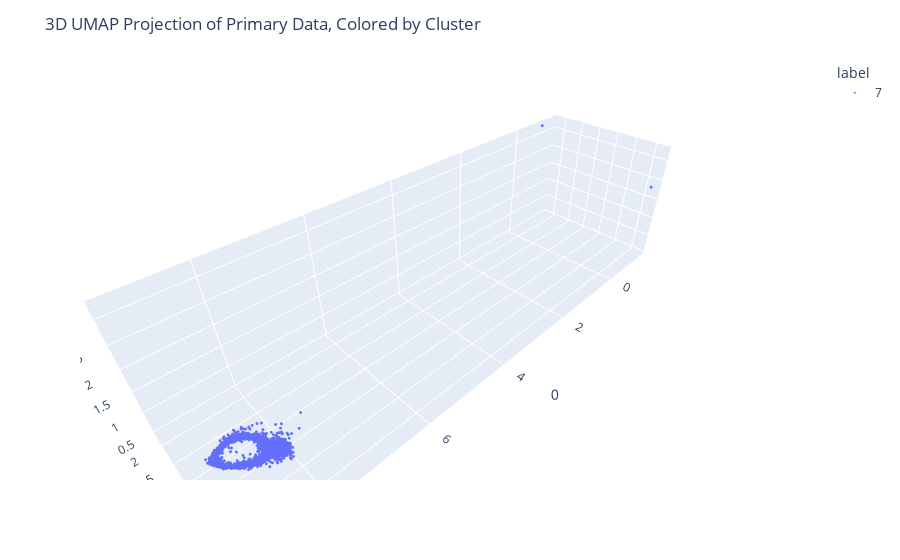

Notebook cell for this chart:
### Code cell
prim_umap = pd.read_csv('../data/processed/primary_reduction_neighbors_5000_components_3.csv')
prim_umap['label'] = primary['label'].apply(lambda x: str(x))

three_plot(prim_umap[prim_umap['label'] == '7'])

### Figure 1 — Plotly figure (JSON) as saved in the notebook; plotly's stock layout.template omitted (floating-point values rounded to 4 significant figures; data arrays with more than 128 entries replaced by an {"elided": "..."} marker saying what was removed)
{"data": [{"hovertemplate": "label=7<br>0=%{x}<br>1=%{y}<br>2=%{z}<extra></extra>", "legendgroup": "7", "marker": {"color": "#636efa", "size": 1, "symbol": "circle"}, "mode": "markers", "name": "7", "scene": "scene", "showlegend": true, "type": "scatter3d", "x": {"elided": "5821 float values"}, "y": {"elided": "5821 float values"}, "z": {"elided": "5821 float values"}}], "layout": {"legend": {"title": {"text": "label"}, "tracegroupgap": 0}, "margin": {"t": 60}, "scene": {"domain": {"x": [0, 1], "y": [0, 1]}, "xaxis": {"title": {"text": "0"}}, "yaxis": {"title": {"text": "1"}}, "zaxis": {"title": {"text": "2"}}}, "title": {"text": "3D UMAP Projection of Primary Data, Colored by Cluster"}}}
